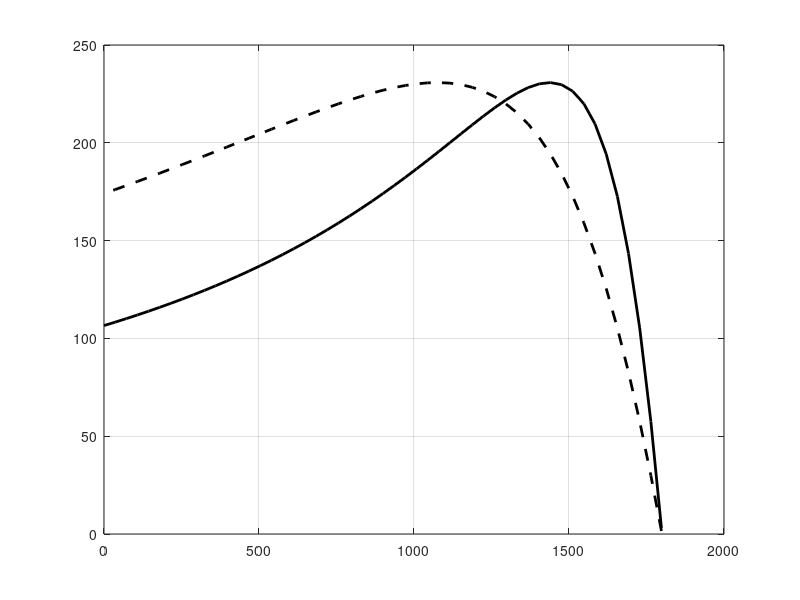

This figure's MATLAB source:
r1 = 0.641;
x1 = 1.106;
r2 = 0.332;
x2 = 0.464;
xm = 26.3;
v_phase = 460 / sqrt(3);
n_sync = 1800;
w_sync = 188.5;

z_th = (1i * xm *(r1 + 1i*x1))/(r1 + 1i*(x1 + xm));
v_th = abs((v_phase * 1i*xm)/(r1 + 1i*(x1 + xm)));
r_th = real(z_th);
x_th = imag(z_th);

s = (0:1:50)/50;
s(1) = 0.001;
run = (1-s)*n_sync;

t_ind1 = zeros(1,51);
for ii = 1:51
    t_ind1(ii) = (3*v_th^2*r2/s(ii))/(w_sync*((r_th + r2/s(ii))^2 + (x_th + x2)^2));
end

t_ind2 = zeros(1,51);
for ii = 1:51
    t_ind2(ii) = (3*v_th^2*r2*2/s(ii))/(w_sync*((r_th + r2*2/s(ii))^2 + (x_th + x2)^2));
end

figure;
plot(run, t_ind1, 'k', 'LineWidth', 2.0);
hold on;
plot(run, t_ind2, 'k--', 'LineWidth', 2.0);
grid on;
hold off;